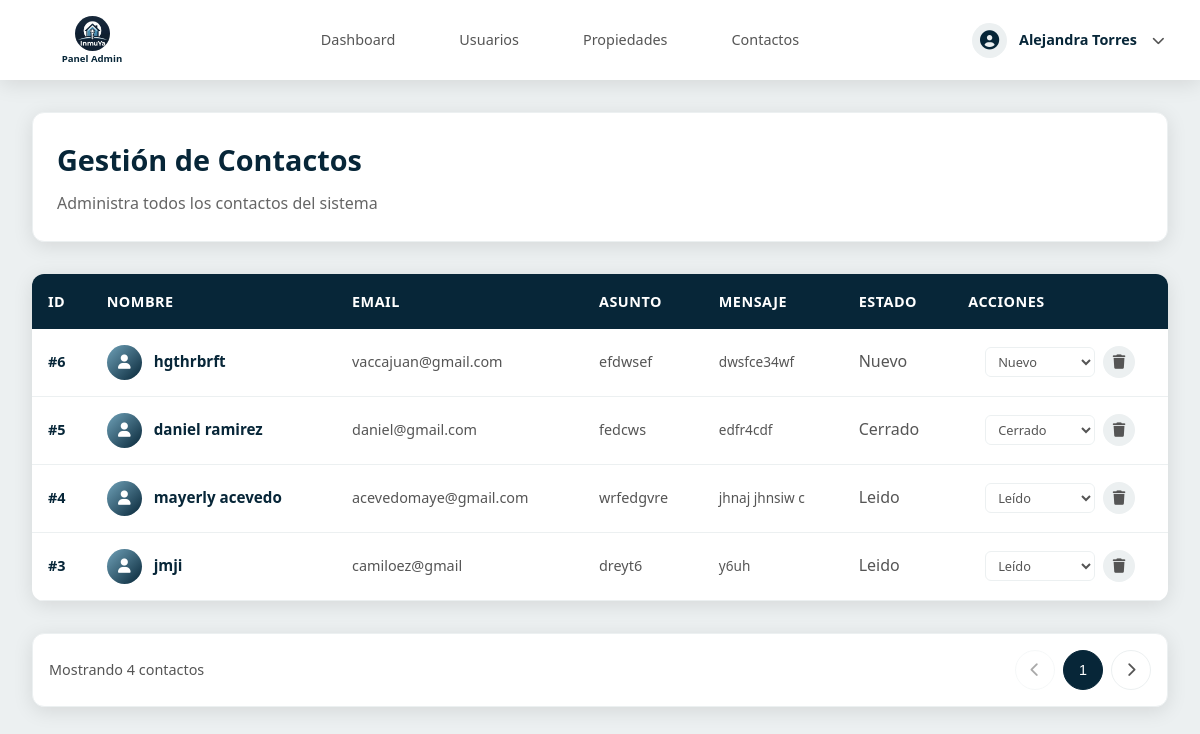
Screenshot of /InmuYa-main/index.php?route=admin/contactos (signed in) with the database file from the repository.
### tables this page shows
CREATE TABLE `contactar` (
  `id` int(50) NOT NULL,
  `nombre` varchar(50) NOT NULL,
  `email` varchar(50) NOT NULL,
  `asunto` varchar(100) NOT NULL,
  `mensaje` text NOT NULL,
  `estado` enum('nuevo','leido','respondido','cerrado') NOT NULL
);

### InmuYa-main/app/controllers/AdminController.php (called while the page is built, shortened)
<?php
class AdminController {
    public function __construct() {
        require_once __DIR__ . '/../models/ContactosModel.php';
    }
    public function contactos() {
        require_once __DIR__ . '/../models/ContactosModel.php';
        $contactosModel = new ContactosModel();
        $contactos = $contactosModel->obtenerTodosLosContactos();
        include __DIR__ . '/../views/admin/contactos/contactos.php';
    }
}
?>

### InmuYa-main/index.php (called while the page is built, shortened)
<?php
try {
    $route = isset($_GET['route']) ? htmlspecialchars($_GET['route'], ENT_QUOTES, 'UTF-8') : 'home';
    $routeConfig = getRoute($route);
    if ($routeConfig) {
        if (isset($routeConfig['controller']) && isset($routeConfig['action'])) {
            $controllerName = $routeConfig['controller'];
            $actionName = $routeConfig['action'];
            $controllerPath = __DIR__ . '/app/controllers/' . $controllerName . '.php';
            if (file_exists($controllerPath)) {
                if (class_exists($controllerName)) {
                    $controller = new $controllerName();
                    if (method_exists($controller, $actionName)) {
                        $controller->$actionName();
                    } else {
                        http_response_code(404);
                        echo "Acción no encontrada: " . htmlspecialchars($actionName);
                    }
                } else {
                    http_response_code(500);
                    echo "Error: Clase del controlador no encontrada: " . htmlspecialchars($controllerName);
                }
            } else {
                http_response_code(404);
                echo "Controlador no encontrado: " . htmlspecialchars($controllerName);
            }
        }
    } else {
        http_response_code(404);
        echo "Ruta no encontrada: " . htmlspecialchars($route);
    }
} catch (Exception $e) {
    error_log("Error en index.php: " . $e->getMessage());
    ob_clean();
    http_response_code(500);
    echo "Error interno del servidor. Por favor, inténtalo más tarde.";
    if (defined('DEBUG') && DEBUG) {
        echo "<br><br>Error: " . htmlspecialchars($e->getMessage());
    }
}
?>

### InmuYa-main/app/models/ContactosModel.php (called while the page is built, shortened)
<?php
class ContactosModel {
    private $conexion;
    public function __construct() {
        require_once __DIR__ . '/../../config/database.php';
        if (isset($conexion)) {
            $this->conexion = $conexion;
        } else {
            try {
                $this->conexion = new mysqli(DB_HOST, DB_USER, DB_PASS, DB_NAME);
                $this->conexion->set_charset("utf8");
            } catch (Exception $e) {
                error_log("Error en ContactModel: " . $e->getMessage());
                $this->conexion = null;
            }
        }
    }
    public function obtenerTodosLosContactos($limit = null, $offset = 0) {
        try {
            $sql = "SELECT * FROM contactar ORDER BY id DESC";
            if ($limit) {
                $sql .= " LIMIT ? OFFSET ?";
                $stmt = $this->conexion->prepare($sql);
                $stmt->bind_param("ii", $limit, $offset);
                $stmt->execute();
                $result = $stmt->get_result();
            } else {
                $result = $this->conexion->query($sql);
            }
            $contacts = [];
            while ($row = $result->fetch_assoc()) {
                $contacts[] = $row;
            }
            return $contacts;
        } catch (Exception $e) {
            error_log("Error en getAllContacts: " . $e->getMessage());
            return [];
        }
    }
}

### InmuYa-main/app/views/admin/contactos/contactos.php (the view, shortened to what this page needs)
<?php
include __DIR__ . '/../../layouts/admin.php';
?>
<div class="contactos-content">
    <div class="page-header">
        <div class="header-left">
            <h2>Gestión de Contactos</h2>
            <p>Administra todos los contactos del sistema</p>
        </div>
    </div>
    <div class="table-container">
        <table class="data-table">
            <thead>
                <tr>
                    <th>ID</th>
                    <th>Nombre</th>
                    <th>Email</th>
                    <th>Asunto</th>
                    <th>Mensaje</th>
                    <th>Estado</th>
                    <th>Acciones</th>
                </tr>
            </thead>
            <tbody>
                <?php if (!empty($contactos)): ?>
                    <?php foreach ($contactos as $contacto): ?>
                        <tr>
                            <td>
                                <span class="contact-id">#<?php echo $contacto['id']; ?></span>
                            </td>
                            <td>
                                <div class="contact-cell">
                                    <div class="contact-avatar-small">
                                        <i class="fas fa-user"></i>
                                    </div>
                                    <div class="contact-info">
                                        <span class="contact-name"><?php echo htmlspecialchars($contacto['nombre']); ?></span>
                                    </div>
                                </div>
                            </td>
                            <td>
                                <span class="contact-email"><?php echo htmlspecialchars($contacto['email']); ?></span>
                            </td>
                            <td>
                                <span class="contact-subject"><?php echo htmlspecialchars($contacto['asunto']); ?></span>
                            </td>
                            <td>
                                <span class="contact-message" title="<?php echo htmlspecialchars($contacto['mensaje']); ?>">
                                    <?php echo htmlspecialchars(substr($contacto['mensaje'], 0, 50)) . (strlen($contacto['mensaje']) > 50 ? '...' : ''); ?>
                                </span>
                            </td>
                            <td>
                                <span class="status-badge status-<?php echo !empty($contacto['estado']) ? strtolower($contacto['estado']) : 'nuevo'; ?>">
                                    <?php echo !empty($contacto['estado']) ? ucfirst($contacto['estado']) : 'Nuevo'; ?>
                                </span>
                            </td>
                            <td>
                                <div class="action-buttons">
                                    <select class="status-select" data-contact-id="<?php echo $contacto['id']; ?>">
                                        <option value="nuevo" <?php echo ($contacto['estado'] == 'nuevo' || empty($contacto['estado'])) ? 'selected' : ''; ?>>Nuevo</option>
                                        <option value="leido" <?php echo $contacto['estado'] == 'leido' ? 'selected' : ''; ?>>Leído</option>
                                        <option value="cerrado" <?php echo $contacto['estado'] == 'cerrado' ? 'selected' : ''; ?>>Cerrado</option>
                                    </select>
                                    <button class="btn-icon btn-delete" title="Eliminar" data-contact-id="<?php echo $contacto['id']; ?>">
                                        <i class="fas fa-trash"></i>
                                    </button>
                                </div>
                            </td>
                        </tr>
                    <?php endforeach; ?>
                <?php endif; ?>
            </tbody>
        </table>
    </div>
    <div class="pagination-section">
        <div class="pagination-info">
            <span>Mostrando <?php echo count($contactos); ?> contactos</span>
        </div>
        <div class="pagination">
            <button class="btn-pagination" disabled>
                <i class="fas fa-chevron-left"></i>
            </button>
            <button class="btn-pagination active">1</button>
            <button class="btn-pagination">
                <i class="fas fa-chevron-right"></i>
            </button>
        </div>
    </div>
</div>

### InmuYa-main/public/css/admin.css (style rules this page uses)
* { margin: 0; padding: 0; box-sizing: border-box; }
:root { --color-principal: rgba(12, 97, 136, 0.589); --color-secundario: #072638; --color-terciario: #4883A5; --color-gris: #555; --color-blanco: white; --color-negro: black; --fuente-principal: 'Segoe UI', Tahoma, Geneva, Verdana, sans-serif; --color-gris-claro: #ecf0f1; --color-verde: #27ae60; --color-rojo: #e74c3c; --sombra-suave: 0 4px 20px rgba(0, 0, 0, 0.1); --sombra-hover: 0 8px 30px rgba(0, 0, 0, 0.15); --transicion: all 0.3s ease; --border-radius: 12px; --border-radius-boton: 25px; }
html { overflow-x: hidden; overflow-y: auto; }
body.admin-body { font-family: var(--fuente-principal); line-height: 1.6; color: var(--color-gris); height: 100%; margin: 0; padding: 0; padding-top: 80px; overflow-x: hidden; overflow-y: auto; }
.page-header { display: flex; justify-content: space-between; align-items: center; margin-bottom: 2rem; padding: 2rem; background: white; border-radius: 8px; box-shadow: 0 2px 4px rgba(0,0,0,0.1); border: 1px solid #e9ecef; }
.header-left h2 { color: #072638; font-size: 2rem; font-weight: 700; margin-bottom: 0.5rem; }
.header-left p { color: #666; font-size: 1.1rem; }

### rows the page displays
contactar: id "6", nombre "hgthrbrft", email "vaccajuan@gmail.com", asunto "efdwsef", mensaje "dwsfce34wf", estado "Nuevo", estado+id "Nuevo"
contactar: id "5", nombre "daniel ramirez", email "daniel@gmail.com", asunto "fedcws", mensaje "edfr4cdf", estado "Cerrado", estado+id "Cerrado"
contactar: id "4", nombre "mayerly acevedo", email "acevedomaye@gmail.com", asunto "wrfedgvre", mensaje "jhnaj jhnsiw c", estado "Leido", estado+id "Leído"
contactar: id "3", nombre "jmji", email "camiloez@gmail", asunto "dreyt6", mensaje "y6uh", estado "Leido", estado+id "Leído"

### other values shown
$userName "Alejandra Torres"
count($contactos) "4"
